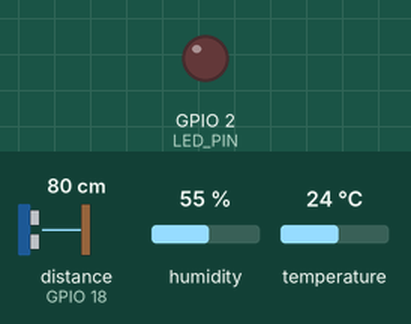
Simulated run of this sketch. Board: ESP32. Shown: output pins drawn as LEDs (lit = HIGH). Wiring (from diagram.json): ultrasonic range finder: trigger GPIO 5; echo GPIO 18. Inputs (shaded band) come from the test bench; at power-on: distance to the obstacle (sensor on GPIO 18) 80 cm, humidity 55 %, temperature 24 °C. The echo pulse lasts 58.3 µs per cm; WiFi joins after 1.5 s; servers stay silent unless stated; the local clock reads 2024-03-15 10:24:30 at power-on unless the sketch sets it; random numbers use the default seed unless the sketch sets one; no MQTT or app messages arrive unless stated; pins used as bus, display or sensor lines are not drawn; what the sketch prints to the serial monitor is not drawn.

Above: at 2.2 s.
At 6.05 s:
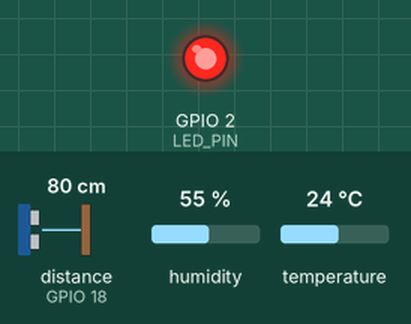
Timing chart, 0 to 8.4 s (numbered marks = the images above):
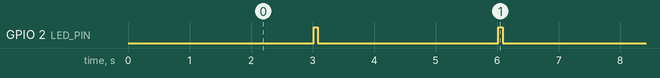

The sketch:

firmware.ino
```cpp
/*
 * BÀI THỰC HÀNH SỐ 2: THU THẬP, LƯU TRỮ VÀ TIỀN XỬ LÝ DỮ LIỆU IoT
 * Firmware ESP32 kết nối Cảm biến DHT22 & HC-SR04, gửi MQTT JSON
 * Sinh viên: Nguyễn Xuân Lộc
 * Mã sinh viên: B23DCCN492
 * Học phần: IoT và Ứng dụng (INT14149)
 */

#include <WiFi.h>
#include <PubSubClient.h>
#include <DHTesp.h>
#include <time.h>
#include <sys/time.h>

// ==========================================
// CẤU HÌNH HỆ THỐNG
// ==========================================
const char* WIFI_SSID = "Wokwi-GUEST";
const char* WIFI_PASSWORD = "";

// Cấu hình máy chủ NTP thời gian thực (GMT+7 Việt Nam)
const char* NTP_SERVER_1 = "pool.ntp.org";
const char* NTP_SERVER_2 = "time.google.com";
const long  GMT_OFFSET_SEC = 7 * 3600;
const int   DAYLIGHT_OFFSET_SEC = 0;

// MQTT Broker (HiveMQ Public Broker - tương thích 100% Wokwi simulation)
const char* MQTT_SERVER = "broker.hivemq.com";
const int MQTT_PORT = 1883;

// Định danh sinh viên & Thiết bị
const char* STUDENT_ID = "B23DCCN492";
const char* DEVICE_ID = "ESP32_B23DCCN492";

// Cấu trúc Topic chuẩn theo đề bài: iot/{student_id}/esp32/telemetry
const char* MQTT_TOPIC_TELEMETRY = "iot/B23DCCN492/esp32/telemetry";

// Cấu hình chân phần cứng
const int DHT_PIN = 15;      // DHT22 Data pin
const int TRIG_PIN = 5;      // HC-SR04 Trigger pin
const int ECHO_PIN = 18;     // HC-SR04 Echo pin
const int LED_PIN = 2;       // LED báo trạng thái gửi

// Chu kỳ gửi dữ liệu (milliseconds)
const unsigned long SEND_INTERVAL_MS = 3000;

// Các đối tượng quản lý
WiFiClient wifiClient;
PubSubClient mqttClient(wifiClient);
DHTesp dht;

unsigned long lastSendTime = 0;
unsigned long sequenceNo = 0;

// Lấy mốc thời gian Unix Epoch (milliseconds) đồng bộ NTP
uint64_t getEpochTimestampMs() {
  struct timeval tv;
  if (gettimeofday(&tv, NULL) == 0 && tv.tv_sec > 1700000000) {
    return (uint64_t)tv.tv_sec * 1000ULL + (tv.tv_usec / 1000);
  }
  // Nếu NTP chưa kịp đồng bộ, trả về 0 để Gateway tự động gán giờ thực tế của Gateway
  return 0;
}

// ==========================================
// KẾT NỐI MẠNG WIFI & MQTT
// ==========================================
void connectWiFi() {
  WiFi.mode(WIFI_STA);
  WiFi.begin(WIFI_SSID, WIFI_PASSWORD, 6); // Channel 6 tối ưu cho Wokwi AP
  Serial.print("Dang ket noi WiFi");
  int count = 0;
  while (WiFi.status() != WL_CONNECTED && count < 30) {
    delay(300);
    Serial.print(".");
    count++;
  }
  if (WiFi.status() == WL_CONNECTED) {
    Serial.println("\nWiFi Connected! IP: " + WiFi.localIP().toString());
  } else {
    Serial.println("\nWiFi Timeout, retry in next loop.");
  }
}

void connectMQTT() {
  while (!mqttClient.connected()) {
    String clientId = "ESP32_B23DCCN492_" + String((uint32_t)ESP.getEfuseMac(), HEX) + "_" + String(random(100, 999));
    Serial.print("Dang ket noi MQTT Broker (" + String(MQTT_SERVER) + ")...");

    if (mqttClient.connect(clientId.c_str())) {
      Serial.println(" Thanh cong!");
      Serial.println("Topic Publish: " + String(MQTT_TOPIC_TELEMETRY));
    } else {
      Serial.printf(" That bai, rc=%d. Thu lai sau 2 giay...\n", mqttClient.state());
      delay(2000);
    }
  }
}

// ==========================================
// ĐỌC CẢM BIẾN
// ==========================================
float readDistanceCm() {
  digitalWrite(TRIG_PIN, LOW);
  delayMicroseconds(2);
  digitalWrite(TRIG_PIN, HIGH);
  delayMicroseconds(10);
  digitalWrite(TRIG_PIN, LOW);

  unsigned long duration = pulseIn(ECHO_PIN, HIGH, 30000); // Timeout 30ms (~5m)
  if (duration == 0) return 45.0; // Fallback an toàn nếu chưa bấm mô phỏng
  return duration * 0.0343f / 2.0f;
}

// ==========================================
// SETUP & LOOP
// ==========================================
void setup() {
  Serial.begin(115200);
  Serial.println("==================================================");
  Serial.println("   IOT LAB 2: ESP32 TELEMETRY PUBLISHER");
  Serial.println("   Sinh vien: Nguyen Xuan Loc - B23DCCN492");
  Serial.println("==================================================");

  pinMode(TRIG_PIN, OUTPUT);
  pinMode(ECHO_PIN, INPUT);
  pinMode(LED_PIN, OUTPUT);
  digitalWrite(LED_PIN, LOW);

  dht.setup(DHT_PIN, DHTesp::DHT22);

  connectWiFi();
  // Đồng bộ thời gian thực từ Internet qua NTP (GMT+7)
  configTime(GMT_OFFSET_SEC, DAYLIGHT_OFFSET_SEC, NTP_SERVER_1, NTP_SERVER_2);
  Serial.println("Da cau hinh dong bo thoi gian thuc qua NTP (GMT+7)");

  mqttClient.setServer(MQTT_SERVER, MQTT_PORT);
  mqttClient.setBufferSize(512);
}

void loop() {
  if (WiFi.status() != WL_CONNECTED) {
    connectWiFi();
  }
  if (!mqttClient.connected()) {
    connectMQTT();
  }
  mqttClient.loop();

  unsigned long currentMillis = millis();
  if (currentMillis - lastSendTime >= SEND_INTERVAL_MS) {
    lastSendTime = currentMillis;

    TempAndHumidity dhtData = dht.getTempAndHumidity();
    float distance = readDistanceCm();

    // Nếu cảm biến DHT vừa khởi động trả NAN, dùng giá trị mặc định hợp lý
    float temp = isfinite(dhtData.temperature) ? dhtData.temperature : 27.5;
    float hum = isfinite(dhtData.humidity) ? dhtData.humidity : 65.0;

    sequenceNo++;
    uint64_t timestampMs = getEpochTimestampMs();

    char payload[350];
    snprintf(payload, sizeof(payload),
      "{\"device_id\":\"%s\",\"timestamp\":%llu,\"sequence\":%lu,"
      "\"temperature\":%.2f,\"humidity\":%.2f,\"distance_cm\":%.2f,"
      "\"rssi\":%d,\"uptime_s\":%lu,\"status\":\"OK\"}",
      DEVICE_ID, timestampMs, sequenceNo,
      temp, hum, distance,
      WiFi.RSSI(), currentMillis / 1000
    );

    bool published = mqttClient.publish(MQTT_TOPIC_TELEMETRY, payload);

    if (published) {
      Serial.printf("[PUBLISH OK] Seq: #%lu | T: %.1f C | H: %.1f %% | D: %.1f cm\n",
                    sequenceNo, temp, hum, distance);
      digitalWrite(LED_PIN, HIGH);
      delay(70);
      digitalWrite(LED_PIN, LOW);
    } else {
      Serial.printf("[PUBLISH FAILED] Seq: #%lu\n", sequenceNo);
    }
  }
}
```

Measured:
- by itself, GPIO 2 (LED_PIN): alternates HIGH for 0.07 s and LOW for 2.9 s
